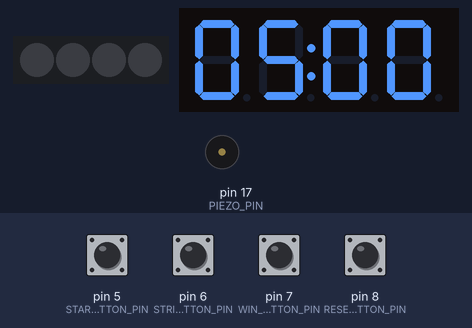
Simulated run of this sketch. Board: Arduino Uno, built with avr-gcc and run on an emulated ATmega328P. On the bench: 4 RGB LEDs in strip order, left to right, 4-digit seven-segment display, buzzer (waves = sounding, pin HIGH). The test bench sets the inputs (shaded band); at power-on: pin 5 (START_BUTTON_PIN), pin 6 (STRIKE_BUTTON_PIN), pin 7 (WIN_BUTTON_PIN), pin 8 (RESET_BUTTON_PIN) HIGH. Dim RGB values are drawn brighter than linear.

Above: at 1.2 s.
1.3 s: pin 6 (STRIKE_BUTTON_PIN) pulled LOW for 0.15 s
At 1.7 s:
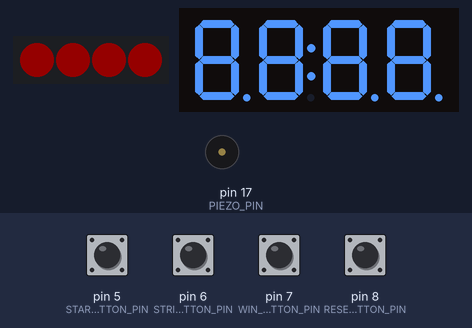
4.4 s: pin 8 (RESET_BUTTON_PIN) pulled LOW for 0.15 s
At 4.8 s:
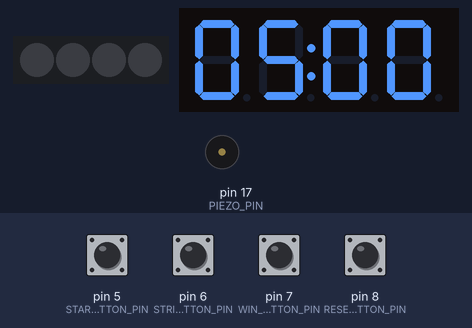
6.0 s: pin 5 (START_BUTTON_PIN) pulled LOW for 0.15 s
At 6.5 s:
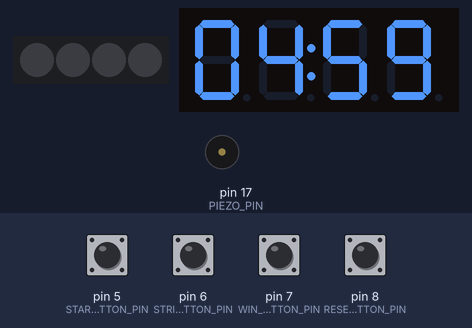
8.5 s: pin 6 (STRIKE_BUTTON_PIN) pulled LOW for 1 s
At 9.31 s:
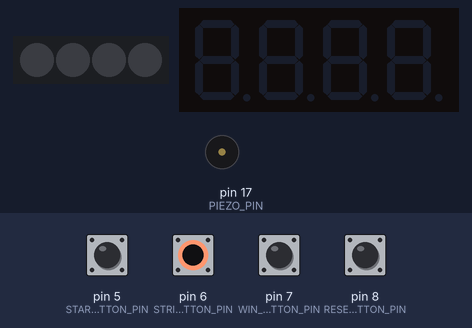
11.0 s: pin 8 (RESET_BUTTON_PIN) pulled LOW for 1 s
At 11.9 s:
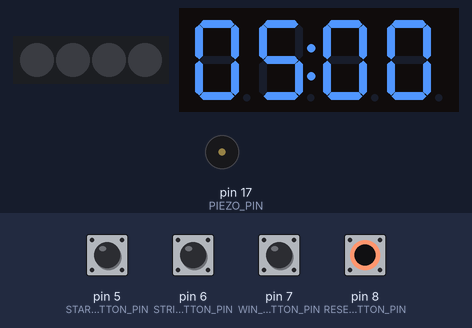
13.5 s: pin 5 (START_BUTTON_PIN) pulled LOW for 1 s
At 15.8 s:
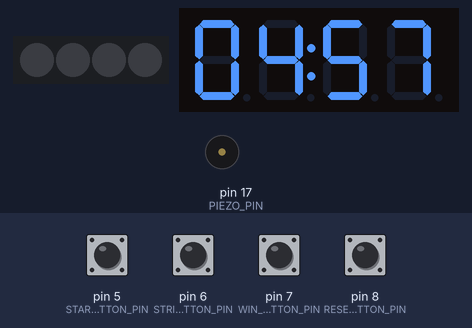
Timing chart, 0 to 17.3 s (numbered marks = the images above; inputs shaded):
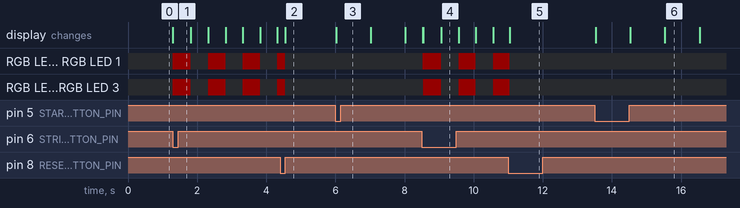

The sketch:

timer.ino
```cpp
#include <Arduino.h>
#include <TM1637Display.h>
#include <Adafruit_NeoPixel.h>
#include <SoftwareSerial.h>
#include <DFRobotDFPlayerMini.h>


#define CLK 2
#define DIO 3
#define PIXEL_PIN 13
#define PIEZO_PIN 17

#define DEFAULT_TIMER 300.0 // 5 min in seconds

#define START_BUTTON_PIN 5
#define STRIKE_BUTTON_PIN 6
#define WIN_BUTTON_PIN 7
#define RESET_BUTTON_PIN 8

int lastDisplayedSeconds = -1;


const int numPixels = 4; // each strike had 2 LED
Adafruit_NeoPixel strip = Adafruit_NeoPixel(numPixels, PIXEL_PIN, NEO_GRB + NEO_KHZ800);
TM1637Display display(CLK, DIO);

float timeLeft = DEFAULT_TIMER;
int strikes = 0;

unsigned long lastUpdate = 0;
unsigned long lastBlink = 0;
bool blinkState = false;

bool gameOver = false;
bool gameWon = false;
bool gameStarted = false;

void setup() {
  Serial.begin(9600);

  pinMode(START_BUTTON_PIN, INPUT_PULLUP);
  pinMode(STRIKE_BUTTON_PIN, INPUT_PULLUP);
  pinMode(WIN_BUTTON_PIN, INPUT_PULLUP);
  pinMode(RESET_BUTTON_PIN, INPUT_PULLUP);
  pinMode(PIEZO_PIN, OUTPUT);

  display.setBrightness(7);

  strip.begin();
  strip.setBrightness(20);

  resetGame();
}

void loop() {
  unsigned long now = millis();

  handleButtons();

  // Game Lost
  if (!gameOver && !gameWon && (timeLeft <= 0.0 || strikes >= 3)) {
    gameOver = true;
    timeLeft = 0.0;
  }

  if (gameOver) {
    if (now - lastBlink >= 500) {
      lastBlink = now;
      blinkState = !blinkState;

      // Blink only relevant LEDs based on strike count
      strip.clear();
      int ledsToBlink = strikes >= 2 ? 4 : 2;
      for (int i = 0; i < ledsToBlink && i < numPixels; i++) {
        strip.setPixelColor(i, blinkState ? strip.Color(255, 0, 0) : 0);
      }
      strip.show();

      // Blink 88:88
      if (blinkState) {
        uint8_t data[] = {0xff, 0xff, 0xff, 0xff};
        data[1] |= 0x80;
        display.setSegments(data);
      } else {
        display.clear();
      }
    }
    return;
  }

  if (gameWon) {
    if (now - lastBlink >= 500) {
      lastBlink = now;
      blinkState = !blinkState;

      // Blink same LEDs used during play to represent strikes
      strip.clear();
      int ledsToBlink = strikes >= 2 ? 4 : (strikes == 1 ? 2 : 0);
      if( strikes > 0){
        for (int i = 0; i < ledsToBlink && i < numPixels; i++) {
          strip.setPixelColor(i, blinkState ? strip.Color(255, 0, 0) : 0);
        }
      }
      strip.show();

      // Blink final time
      if (blinkState) {
        int totalSec = (int)timeLeft;
        int minutes = totalSec / 60;
        int seconds = totalSec % 60;
        display.showNumberDecEx(minutes * 100 + seconds, 0b01000000, true, 4, 0);
      } else {
        display.clear();
      }
    }
    return;
  }


  strip.clear();
  if (strikes == 1) {
    strip.setPixelColor(0, strip.Color(255, 0, 0));
    strip.setPixelColor(1, strip.Color(255, 0, 0));
  } else if (strikes == 2) {
    strip.setPixelColor(0, strip.Color(255, 0, 0));
    strip.setPixelColor(1, strip.Color(255, 0, 0));
    strip.setPixelColor(2, strip.Color(255, 0, 0));
    strip.setPixelColor(3, strip.Color(255, 0, 0));
  }
  strip.show();

  // Timer logic
  if (gameStarted && timeLeft > 0.0) {
    float speedMultiplier = 1.0 + (0.25 * strikes);
    float elapsed = (now - lastUpdate) / 1000.0 * speedMultiplier;

    if (elapsed >= 0.01) {
      int displayedSec = 0;

      timeLeft -= elapsed;
      if (timeLeft < 0.0) timeLeft = 0.0;
      lastUpdate = now;

      if (timeLeft > 10.0) {
        int totalSec = (int)timeLeft;
        int minutes = totalSec / 60;
        int seconds = totalSec % 60;
        displayedSec = totalSec;
        display.showNumberDecEx(minutes * 100 + seconds, 0b01000000, true, 4, 0);
      } else {
        int sec = (int)timeLeft;
        int hundredths = (int)((timeLeft - sec) * 100);
        displayedSec = sec;
        display.showNumberDecEx(sec * 100 + hundredths, 0b01000000, false, 4, 0);
      }

      if (displayedSec != lastDisplayedSeconds) {
        lastDisplayedSeconds = displayedSec;

        // Every full minute
        if (displayedSec % 60 == 0 && displayedSec != 0) {
          bip();
        }

        // At 30, 20, and 15 seconds left
        if (displayedSec == 30 || displayedSec == 20 || displayedSec == 15) {
          bip();
        }

        // From 10 to 1 seconds
        if (displayedSec <= 10 && displayedSec >= 1) {
          bip();
        }
      }
    }
  }
}

void bip(){
  digitalWrite(PIEZO_PIN, HIGH);
  delay(100);
  digitalWrite(PIEZO_PIN, LOW);
}

void handleButtons(){
  //debug method to trigger methods

  if (digitalRead(START_BUTTON_PIN) == LOW) {
    gameStart();
  }

  if (digitalRead(STRIKE_BUTTON_PIN) == LOW) {
      addStrike();
  }

  if (digitalRead(WIN_BUTTON_PIN) == LOW) {
    winGame();
  }

  if (digitalRead(RESET_BUTTON_PIN) == LOW) {
    resetGame();
  }
}

void gameStart() {
  if (!gameStarted && !gameOver && !gameWon) {
    gameStarted = true;
    lastUpdate = millis();
  }
}

void addStrike() {
  if (!gameOver && !gameWon && strikes < 3) {
    strikes++;
  }
}

void winGame() {
  if (!gameOver && !gameWon) {
    gameWon = true;
    gameStarted = false;  // stop timer
    timeLeft = max(0.0, timeLeft);
  }
}

void resetGame() {
  timeLeft = DEFAULT_TIMER;
  strikes = 0;
  lastUpdate = millis();
  lastBlink = millis();
  blinkState = false;
  gameOver = false;
  gameWon = false;
  gameStarted = false;

  strip.clear();
  strip.show();
  display.clear();
  int minutes = (int) timeLeft / 60;
  int seconds = (int) timeLeft % 60;
  display.showNumberDecEx(minutes * 100 + seconds, 0b01000000, true, 4, 0);
}
```

Measured:
- after the input at 1.3 s, RGB LED 0–3: alternates RGB(20, 0, 0) for 0.50 s and off for 0.50 s, starting at once
- after the input at 4.4 s, the display: changes after 0.15 s (image 2)
- after the input at 6.0 s, the display: changes at once (image 3)
- after the input at 11.0 s, the display: changes at once (image 5)
- after the input at 13.5 s, the display: first changes at once (image 6 shows a later state)
